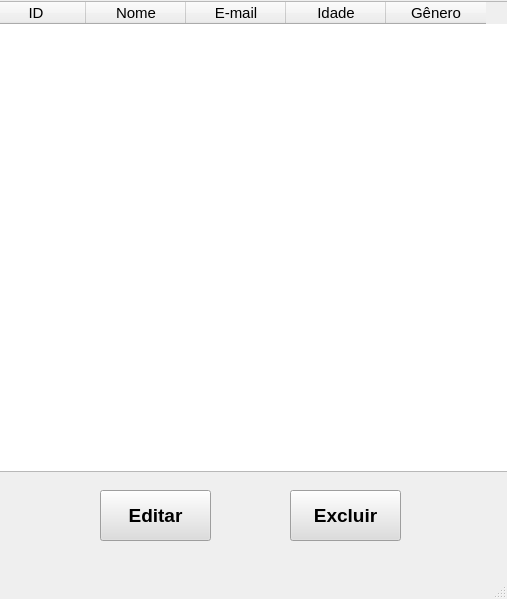
<?xml version="1.0" encoding="UTF-8"?>
<ui version="4.0">
 <class>MainWindow</class>
 <widget class="QMainWindow" name="MainWindow">
  <property name="geometry">
   <rect>
    <x>0</x>
    <y>0</y>
    <width>507</width>
    <height>599</height>
   </rect>
  </property>
  <property name="windowTitle">
   <string>MainWindow</string>
  </property>
  <widget class="QWidget" name="centralwidget">
   <widget class="QTableWidget" name="tableWidget">
    <property name="geometry">
     <rect>
      <x>-15</x>
      <y>1</y>
      <width>551</width>
      <height>471</height>
     </rect>
    </property>
    <property name="showGrid">
     <bool>true</bool>
    </property>
    <property name="gridStyle">
     <enum>Qt::NoPen</enum>
    </property>
    <column>
     <property name="text">
      <string>ID</string>
     </property>
     <property name="font">
      <font>
       <pointsize>11</pointsize>
      </font>
     </property>
    </column>
    <column>
     <property name="text">
      <string>Nome</string>
     </property>
     <property name="font">
      <font>
       <pointsize>11</pointsize>
      </font>
     </property>
    </column>
    <column>
     <property name="text">
      <string>E-mail</string>
     </property>
     <property name="font">
      <font>
       <pointsize>11</pointsize>
      </font>
     </property>
    </column>
    <column>
     <property name="text">
      <string>Idade</string>
     </property>
     <property name="font">
      <font>
       <pointsize>11</pointsize>
      </font>
     </property>
     <property name="textAlignment">
      <set>AlignCenter</set>
     </property>
    </column>
    <column>
     <property name="text">
      <string>Gênero</string>
     </property>
     <property name="font">
      <font>
       <pointsize>11</pointsize>
      </font>
     </property>
    </column>
   </widget>
   <widget class="QPushButton" name="pushButton">
    <property name="geometry">
     <rect>
      <x>100</x>
      <y>490</y>
      <width>111</width>
      <height>51</height>
     </rect>
    </property>
    <property name="font">
     <font>
      <pointsize>14</pointsize>
      <weight>75</weight>
      <bold>true</bold>
     </font>
    </property>
    <property name="styleSheet">
     <string notr="true">background-color: rgb(221, 221, 221);
</string>
    </property>
    <property name="text">
     <string>Editar</string>
    </property>
   </widget>
   <widget class="QPushButton" name="pushButton_2">
    <property name="geometry">
     <rect>
      <x>290</x>
      <y>490</y>
      <width>111</width>
      <height>51</height>
     </rect>
    </property>
    <property name="font">
     <font>
      <pointsize>14</pointsize>
      <weight>75</weight>
      <bold>true</bold>
     </font>
    </property>
    <property name="styleSheet">
     <string notr="true">background-color: rgb(221, 221, 221);
</string>
    </property>
    <property name="text">
     <string>Excluir</string>
    </property>
   </widget>
  </widget>
  <widget class="QMenuBar" name="menubar">
   <property name="geometry">
    <rect>
     <x>0</x>
     <y>0</y>
     <width>507</width>
     <height>21</height>
    </rect>
   </property>
  </widget>
  <widget class="QStatusBar" name="statusbar"/>
 </widget>
 <resources/>
 <connections/>
</ui>
